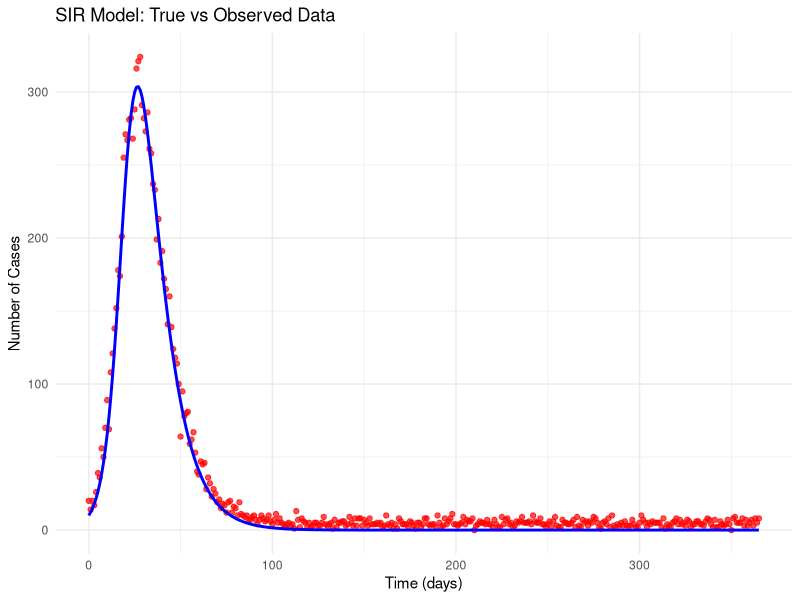

Write the R code that produced this figure.
# Least squares example for 03_least_squares.qmd.
#
# Simulates synthetic SIR case data, saves the "true vs observed" plot to
# figures/03_sir_true_vs_observed.png, then fits beta and gamma by a grid
# search on the sum of squared errors and writes the best fit to
# results/03_least_squares_fit.txt.
#
# The slides pull code from the regions between `# start snippet <name>` and
# `# end snippet <name>` markers (see _extensions/quarto-ext/include-code-files).
# Everything outside the markers is plumbing that stays off the slides, so keep
# the code inside them exactly as it should appear on the slide.
#
# Run from the project root: Rscript scripts/03_least_squares.R

# Load required packages
library(deSolve)
library(ggplot2)

dir.create("figures", showWarnings = FALSE)
dir.create("results", showWarnings = FALSE)

# Define SIR model
sir_model <- function(t, y, params) {
  with(as.list(c(y, params)), {
    dS <- -beta * S * I
    dI <- beta * S * I - gamma * I
    dR <- gamma * I
    list(c(dS, dI, dR))
  })
}

# Generate synthetic data
set.seed(42)
true_params <- c(beta = 0.3, gamma = 0.1)
init_conds <- c(S = 0.99, I = 0.01, R = 0)
times <- seq(0, 365, by = 1)

# Simulate true model
out <- ode(y = init_conds, times = times, func = sir_model, parms = true_params)
true_cases <- out[,"I"] * 1000  # Scale to cases

# Add noise
observed_cases <- rpois(length(times), true_cases + 5)

# Plot
plot_data <- data.frame(
  time = times,
  observed = observed_cases,
  true_model = true_cases
)

p <- ggplot(plot_data, aes(x = time)) +
  geom_point(aes(y = observed), color = "red", alpha = 0.7) +
  geom_line(aes(y = true_model), color = "blue", linewidth = 1) +
  labs(x = "Time (days)", y = "Number of Cases",
       title = "SIR Model: True vs Observed Data") +
  theme_minimal()

ggsave("figures/03_sir_true_vs_observed.png", p,
       width = 10, height = 6, dpi = 150, bg = "white")

# start snippet ls_implementation
# Define objective function
sse_function <- function(params, data) {
  beta <- params[1]
  gamma <- params[2]
  
  # Simulate model
  out <- ode(
    y = init_conds,
    times = data$time,
    func = sir_model,
    parms = c(beta = beta, gamma = gamma)
  )
  
  #  Extract and rescale the predicted cases
  predicted <- out[, "I"] * 1000
  # Calculate sum of squared errors
  sse <- sum((data$observed - predicted)^2)
  
  return(sse)
}
# end snippet ls_implementation

# start snippet ls_fitting
# Prepare data
data <- data.frame(time = times, observed = observed_cases)

# Test different parameter values
test_params <- expand.grid(
  beta = seq(0.1, 0.5, length.out = 10),
  gamma = seq(0.05, 0.2, length.out = 10)
)
# end snippet ls_fitting

# start snippet ls_fitting_2
# Calculate SSE for each combination
for (i in 1:nrow(test_params)) {
  test_params$sse[i] <- sse_function(
    c(
      test_params[i, 1],
      test_params[i, 2]
    ),
    data
  )
}
# end snippet ls_fitting_2

# Console output between the sink() calls also goes to the results file, which
# the slides include verbatim.
sink("results/03_least_squares_fit.txt", split = TRUE)
# start snippet ls_results
# Find minimum
best_idx <- which.min(test_params$sse)
best_params <- test_params[best_idx, ]
cat("True parameters: Beta =", true_params[1], ", Gamma =", true_params[2], "\n")
cat("Best fit parameters: Beta =", round(best_params$beta, 3), ", Gamma =", round(best_params$gamma, 3), "\n")
# end snippet ls_results
sink()
